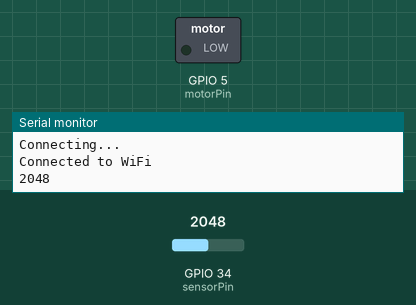
Bench run of a sketch on a simulated ESP32. Shown: switched loads named in the sketch (green lamp = pin HIGH), the last lines printed to the serial monitor. The inputs (shaded band) are chosen by the test bench; at power-on: GPIO 34 (sensorPin) = 2048. WiFi joins after 1.5 s; servers stay silent unless stated.

Above: at 3.2 s.
3.3 s: GPIO 34 (sensorPin) set to 1971
At 5.4 s:
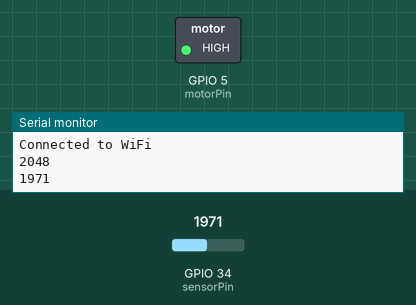
6.0 s: GPIO 34 (sensorPin) set to 2040
At 6.9 s:
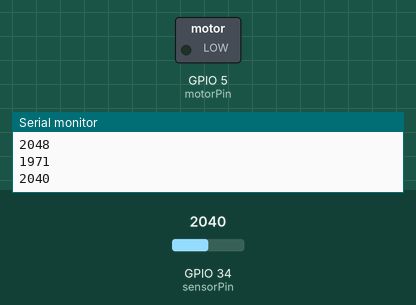
8.7 s: GPIO 34 (sensorPin) set to 1960
At 11.2 s:
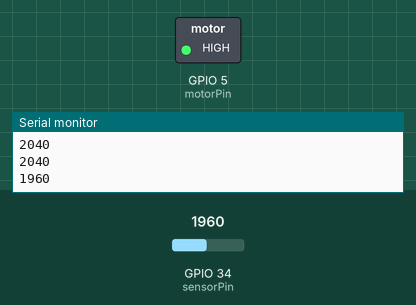
Timing chart, 0 to 12.7 s (numbered marks = the images above; inputs shaded):
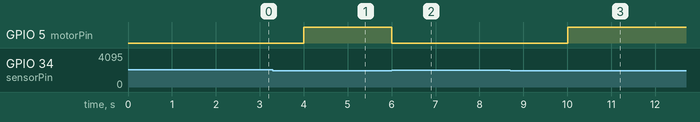

Measured:
- the behaviour switches between 2000 and 1999 on GPIO 34 (sensorPin) (found by bisection; images 0 and 1)
- after the input at 3.3 s, GPIO 5 (motorPin): LOW → HIGH after 0.70 s
- after the input at 6.0 s, GPIO 5 (motorPin): HIGH → LOW at once
- after the input at 8.7 s, GPIO 5 (motorPin): LOW → HIGH after 1.3 s

The sketch:

water_system.ino
```cpp
#include <WiFi.h>

const char* ssid = "YOUR_WIFI";
const char* password = "YOUR_PASSWORD";

int sensorPin = 34;
int motorPin = 5;

void setup() {
  Serial.begin(115200);
  pinMode(motorPin, OUTPUT);

  WiFi.begin(ssid, password);
  while (WiFi.status() != WL_CONNECTED) {
    delay(1000);
    Serial.println("Connecting...");
  }
  Serial.println("Connected to WiFi");
}

void loop() {
  int value = analogRead(sensorPin);
  Serial.println(value);

  if (value < 2000) {
    digitalWrite(motorPin, HIGH);
  } else {
    digitalWrite(motorPin, LOW);
  }

  delay(2000);
}
```
